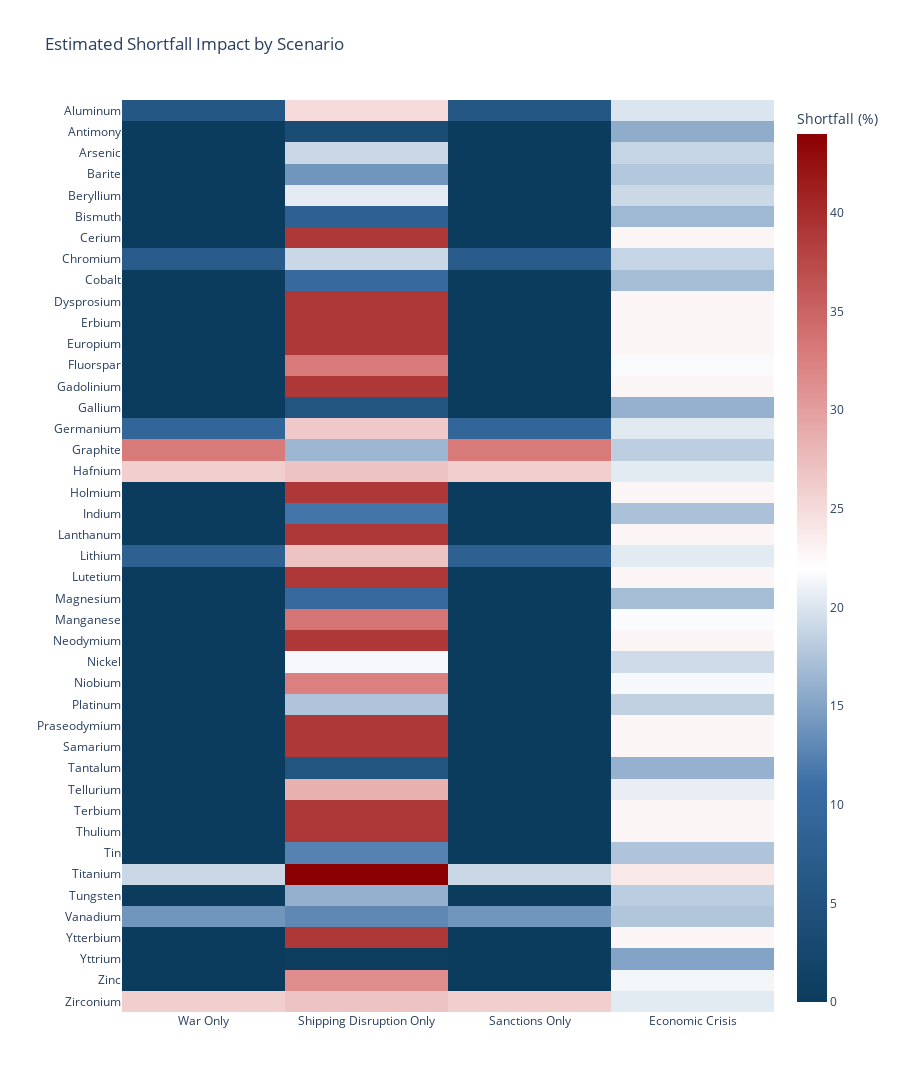

The code cell stored with this chart in its notebook:
### Code cell
# Define a dark blue to dark red colorscale
blue_red_scale = [
    [0.0, "#0b3c5d"],   # dark blue
    [0.25, "#3b6ea5"],  # blue
    [0.50, "#ffffff"], # white (midpoint)
    [0.75, "#d97a7a"], # light red
    [1.0, "#8b0000"]   # dark red
]

fig.update_coloraxes(cmin=0, cmax=100)

fig = px.density_heatmap(
    melt,
    x="scenario",
    y="mineral",
    z="shortfall_pct",
    category_orders={"mineral": alpha_order},
    color_continuous_scale=blue_red_scale,
    title="Estimated Shortfall Impact by Scenario",
    labels={
        "shortfall_pct": "Estimated shortfall (%)",
        "scenario": "",
        "mineral": ""
    }
)

fig.update_layout(
    height=1200,
    coloraxis_colorbar=dict(
        title="Shortfall (%)"
    )
)

fig.show()

### Figure 1 — Plotly figure (JSON) as saved in the notebook; plotly's stock layout.template omitted (floating-point values rounded to 4 significant figures; data arrays with more than 128 entries replaced by an {"elided": "..."} marker saying what was removed)
{"data": [{"coloraxis": "coloraxis", "histfunc": "sum", "hovertemplate": "=%{y}<br>sum of Estimated shortfall (%)=%{z}<extra></extra>", "name": "", "type": "histogram2d", "x": {"elided": "172 str values"}, "xaxis": "x", "xbingroup": "x", "y": {"elided": "172 str values"}, "yaxis": "y", "ybingroup": "y", "z": {"elided": "172 float values"}}], "layout": {"coloraxis": {"colorbar": {"title": {"text": "Shortfall (%)"}}, "colorscale": [[0, "#0b3c5d"], [0.25, "#3b6ea5"], [0.5, "#ffffff"], [0.75, "#d97a7a"], [1, "#8b0000"]]}, "height": 1200, "legend": {"tracegroupgap": 0}, "title": {"text": "Estimated Shortfall Impact by Scenario"}, "xaxis": {"anchor": "y", "domain": [0, 1], "title": {"text": ""}}, "yaxis": {"anchor": "x", "categoryarray": ["Zirconium", "Zinc", "Yttrium", "Ytterbium", "Vanadium", "Tungsten", "Titanium", "Tin", "Thulium", "Terbium", "Tellurium", "Tantalum", "Samarium", "Praseodymium", "Platinum", "Niobium", "Nickel", "Neodymium", "Manganese", "Magnesium", "Lutetium", "Lithium", "Lanthanum", "Indium", "Holmium", "Hafnium", "Graphite", "Germanium", "Gallium", "Gadolinium", "Fluorspar", "Europium", "Erbium", "Dysprosium", "Cobalt", "Chromium", "Cerium", "Bismuth", "Beryllium", "Barite", "Arsenic", "Antimony", "Aluminum"], "categoryorder": "array", "domain": [0, 1], "title": {"text": ""}}}}
